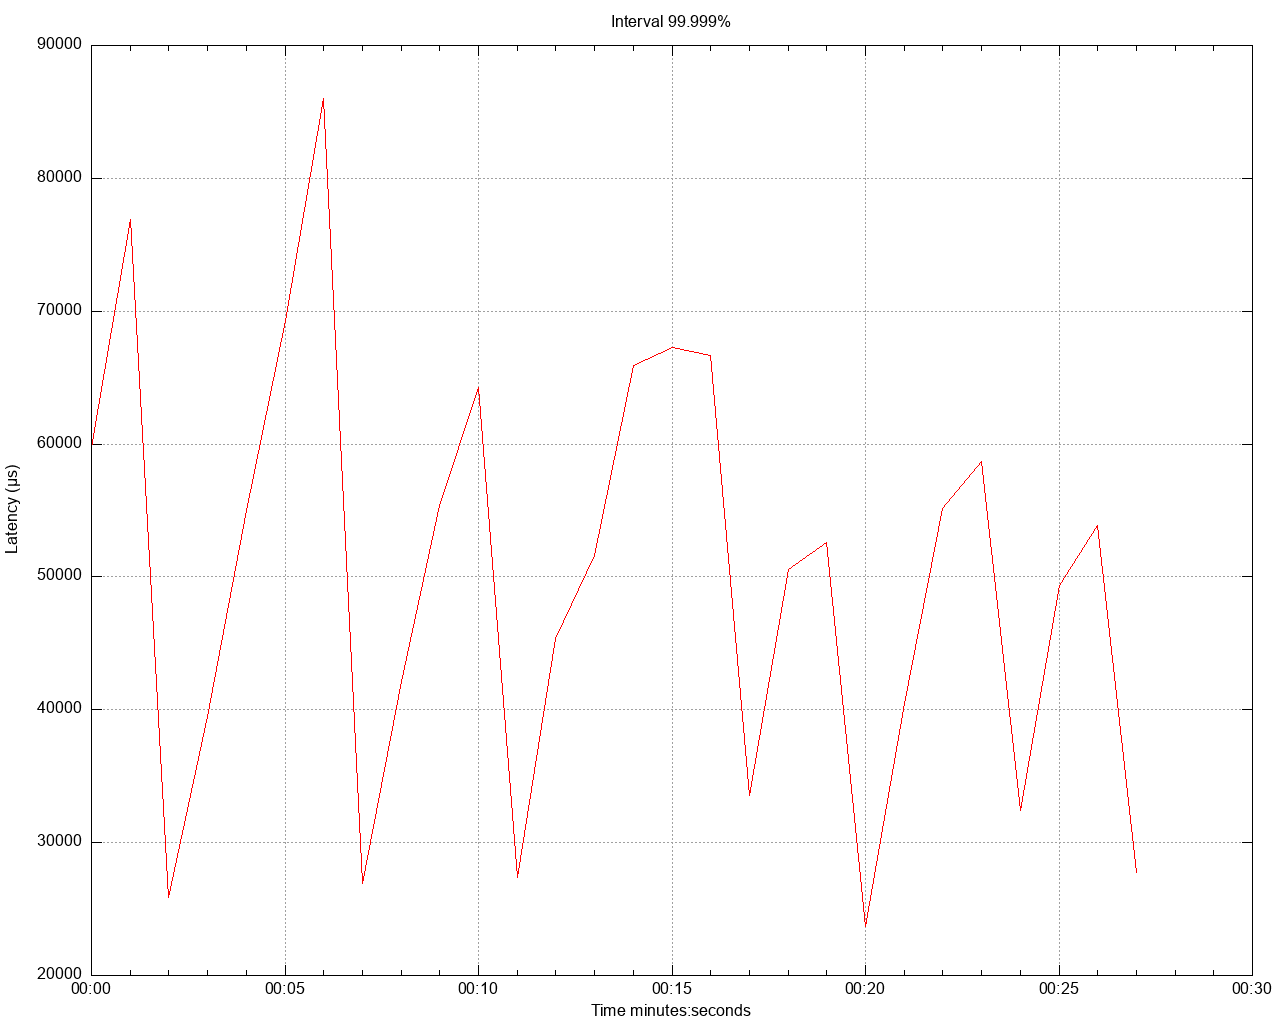

Source code (gnuplot):
set title 'Interval 99.999%' noenhanced
set style data lines
set datafile separator ","
set terminal png size 1280,1024
set grid
set key below
set xdata time
set timefmt "%s"
offset = 0
t0(x)=(offset=($0==0) ? x : offset, x - offset)
set xlabel 'Time minutes:seconds'
set ylabel 'Latency (μs)'
set output '/Users/gbarnett/git/hazelcast-simulator/atomiclong-3node-member/atomicreference/latency/latency_interval_99999_eightKbWrite.png'
plot \
   '/Users/gbarnett/git/hazelcast-simulator/atomiclong-3node-member/atomicreference/data/latency_interval_99999_eightKbWrite_1.data' using (t0(timecolumn(1))):2 title "" lt rgb "red", \
